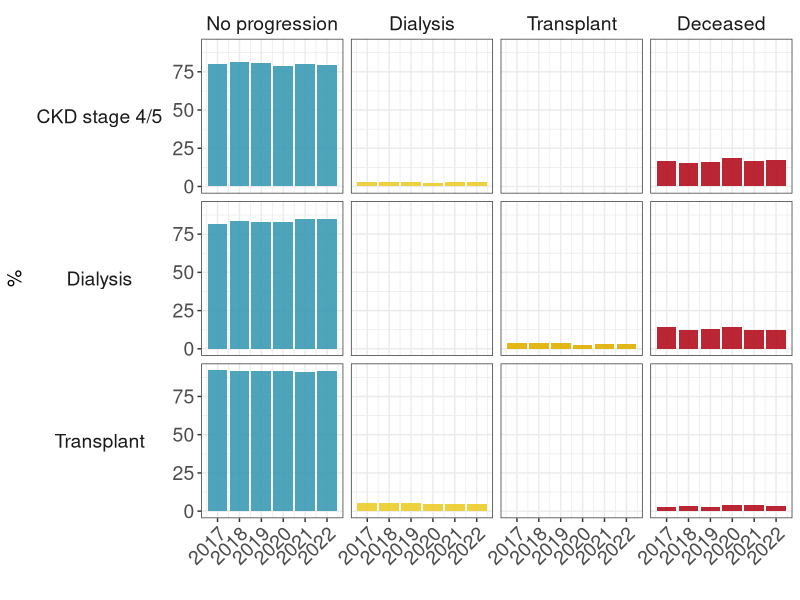
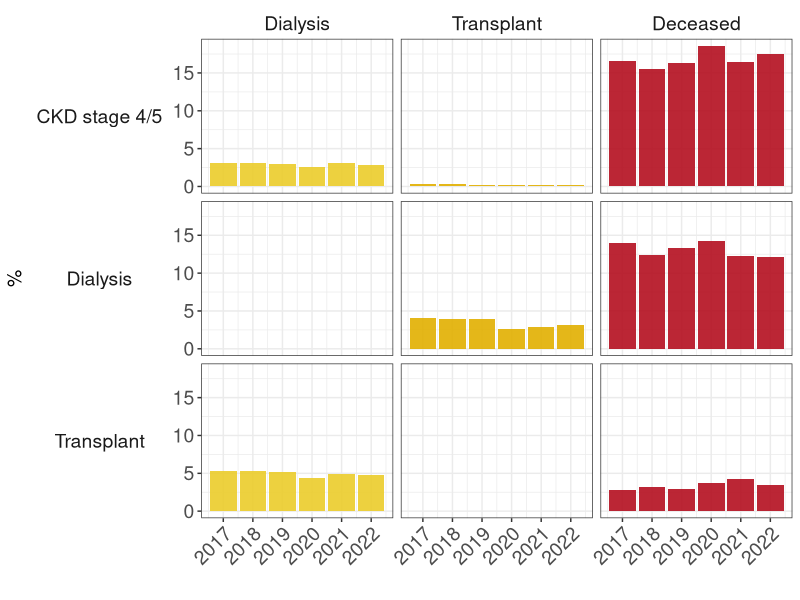
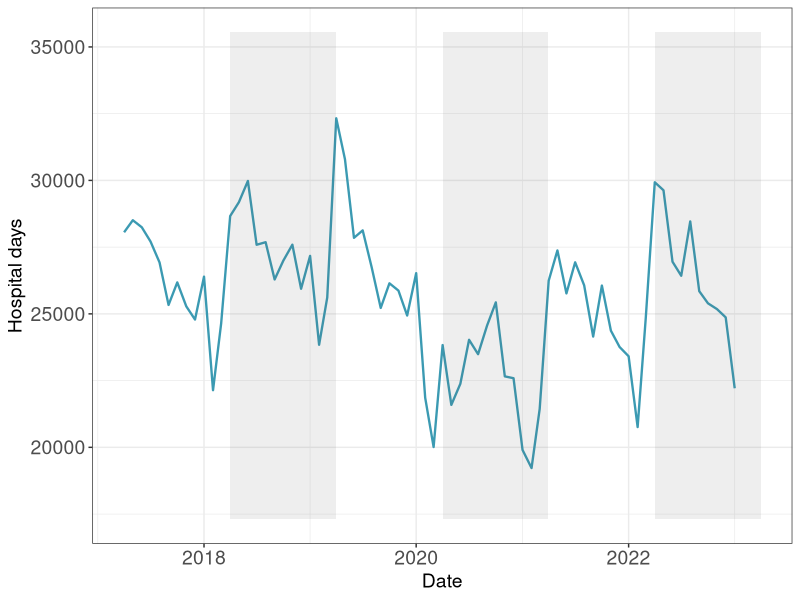
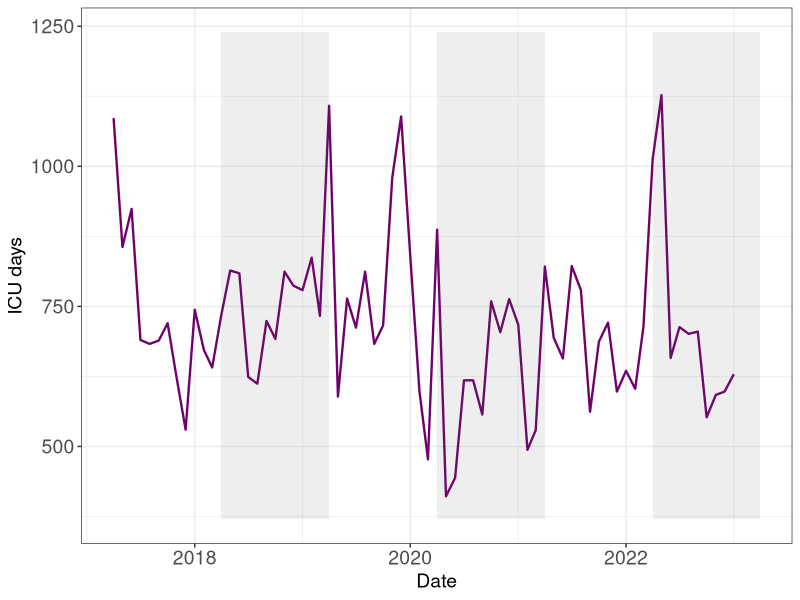
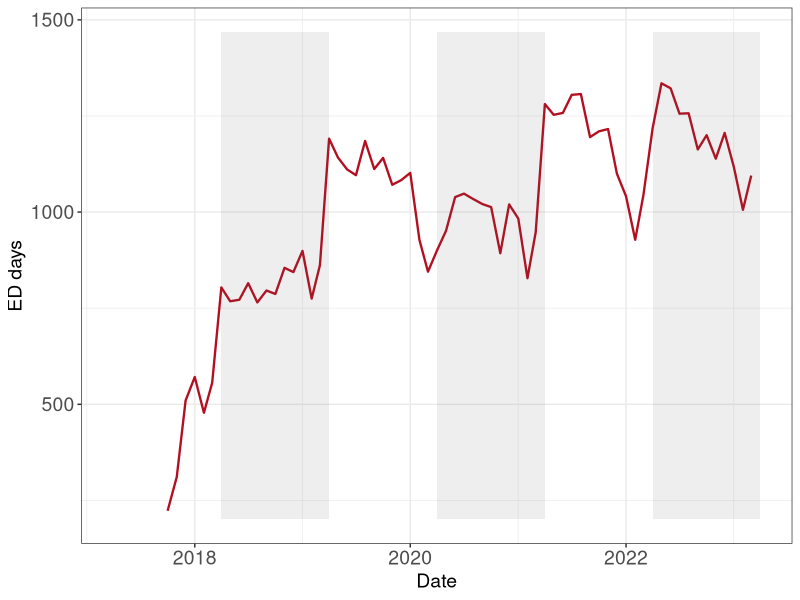
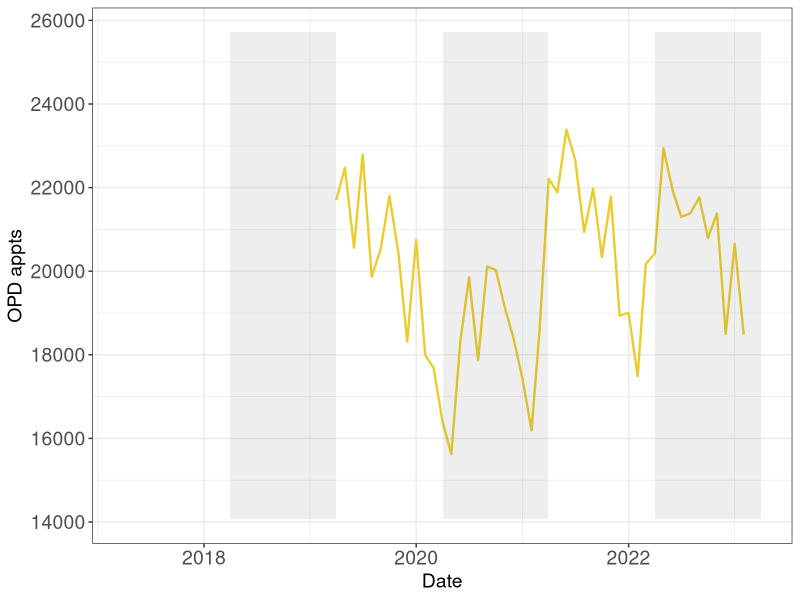
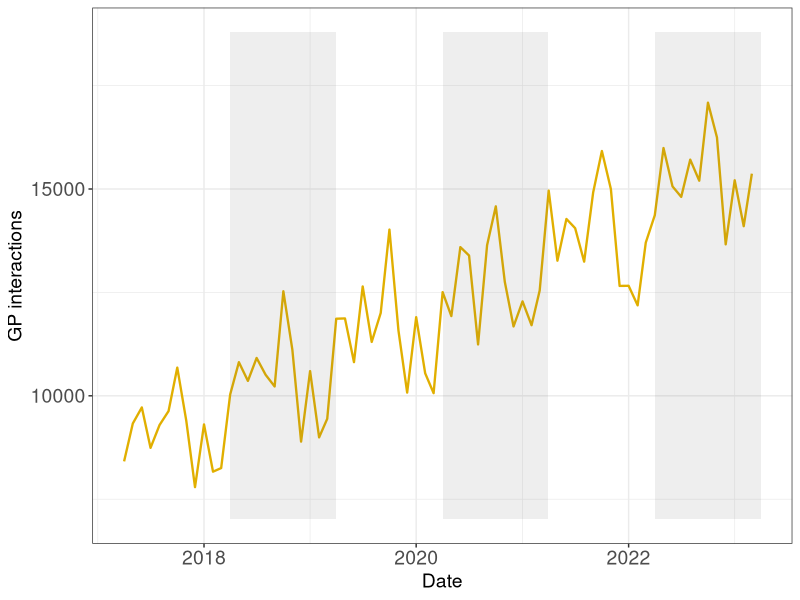
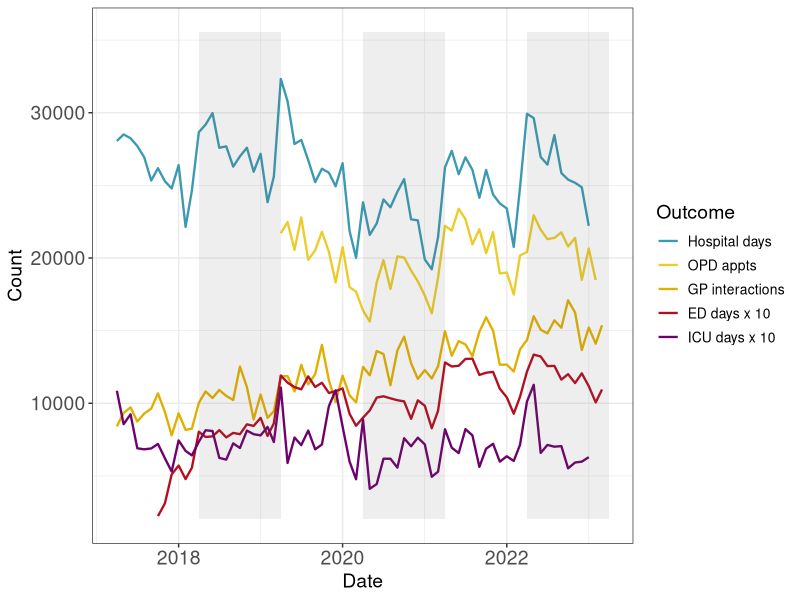

Reproduce these figures in R, in order.
## ---- chunk 1
knitr::opts_chunk$set(echo = FALSE, warning = FALSE)

## Import libraries
library('tidyverse')
library('kableExtra')
library('cowplot')
library('scales')

# Read in data
#setwd("C:/Users/viymah/Documents/GitHub/ckd-healthcare-use/analysis/ukka")
d = read.csv("ckd_progression_final.csv", fileEncoding="UTF-8-BOM")

# Pick out perecentages
d1 = subset(d, metric=="Percentage")

# Create stacked dataframe with 1 row per data point
d2 = rbind(
  d1 %>% mutate(count = count_2017, year = 2017),
  d1 %>% mutate(count = count_2018, year = 2018),
  d1 %>% mutate(count = count_2019, year = 2019),
  d1 %>% mutate(count = count_2020, year = 2020),
  d1 %>% mutate(count = count_2021, year = 2021),
  d1 %>% mutate(count = count_2022, year = 2022)
) %>%
  # select variables of interest
  select(start_status, end_status, count, year)

# Set factor levels for end status
d2$end_status = factor(d2$end_status, 
                       levels = c("No progression", "Dialysis", "Transplant", "Deceased"))
## ---- chunk 2
# Generate ggplot with year as x axis and % as y axis
ggplot(d2, aes(x = year, y = count, fill = end_status)) + 
   geom_bar(stat="identity", alpha=0.9) + 
   ylab("%") + xlab("") +
   # generate facets by starting status (vertical) and ending status (horizontal)
   # switch = "y" to put the strip text on left of plot
   facet_grid(start_status ~ end_status, switch = "y" ) +
   # set colours (a good resource for finding hex codes is here: https://colorbrewer2.org)
   scale_fill_manual(values = c("#3B9AB2", "#EBCC2A","#E1AF00","#B40F20")) +
   scale_x_continuous(breaks=seq(2017, 2022, by = 1)) +
   theme_bw() + 
   theme(legend.position = "none", 
         axis.text = element_text(size=14), 
         axis.title = element_text(size=14),
         strip.background = element_blank(),
         strip.placement = "outside",
         strip.text.y.left = element_text(angle = 0),
         strip.text = element_text(size=14),
         axis.text.x = element_text(angle=45, hjust = 1)
         )
## ---- chunk 3
# Generate ggplot with year as x axis and % as y axis
ggplot(subset(d2, end_status!="No progression"), aes(x = year, y = count, fill = end_status)) + 
   geom_bar(stat="identity", alpha=0.9) + 
   ylab("%") + xlab("") +
   facet_grid(start_status ~ end_status, switch="y") +
   scale_fill_manual(values = c("#EBCC2A","#E1AF00","#B40F20")) +
   scale_x_continuous(breaks=seq(2017, 2022, by = 1)) +
   theme_bw() + 
   theme(legend.position = "none", 
         axis.text = element_text(size=14), 
         axis.title = element_text(size=14),
         strip.placement = "outside",
         strip.text.y.left = element_text(angle = 0),
         strip.background = element_blank(),
         strip.text = element_text(size=14), 
         axis.text.x = element_text(angle=45, hjust = 1)
         )
## ---- chunk 4
# Read in data
d = read.csv("ckd_timeseries_final.csv")
d$Date = as.Date(d$Date, format="%d/%m/%Y")

# Create stacked dataframe with 1 row per data point
d1 = rbind(
  d %>% mutate(count = Hospital_days, outcome = "Hospital days"),
  d %>% mutate(count = ICU_days, outcome = "ICU days"),
  d %>% mutate(count = ED_days, outcome = "ED days"),
  d %>% mutate(count = OPD_appts, outcome = "OPD appts"),
  d %>% mutate(count = GP_interactions, outcome = "GP interactions")
) %>%
  # select variables of interest
  select(Date, count, outcome)
## ---- chunk 5
palette = c("#3B9AB2","#EBCC2A","#E1AF00","#B40F20", "#6e016b") # a few nice colours

# function to create a plot for a selected outcome
# by wrapping the plot code in a function, you can avoid lots of copying/pasting below

single_plot = function(plot_outcome, colour_hex="#E1AF00") {
  
  d2 = subset(d1, outcome==plot_outcome)
  plot_ymin = min(d2$count, na.rm=T)*0.9
  plot_ymax = max(d2$count, na.rm=T)*1.1
  ggplot(d2, aes(x = Date, y = count)) + 
     geom_line(colour = colour_hex, size=0.8) + 
     # Label y axis by first item in outcome variable
     ylab(d2$outcome[1]) +
     # Add shaded rectangles starting 1st April for every second year (to mark cohort initiation points)
     annotate("rect", xmin = as.Date("01/04/2018", format="%d/%m/%Y"), 
              xmax = as.Date("31/03/2019", format="%d/%m/%Y"), ymin = plot_ymin, ymax = plot_ymax, alpha = .1) +
     annotate("rect", xmin = as.Date("01/04/2020", format="%d/%m/%Y"), 
              xmax = as.Date("31/03/2021", format="%d/%m/%Y"), ymin = plot_ymin, ymax = plot_ymax, alpha = .1) +
     annotate("rect", xmin = as.Date("01/04/2022", format="%d/%m/%Y"), 
              xmax = as.Date("31/03/2023", format="%d/%m/%Y"), ymin = plot_ymin, ymax = plot_ymax, alpha = .1) +
     theme_bw() + ylim(plot_ymin,plot_ymax) +
     theme(legend.position = "none", 
           axis.text = element_text(size=14), 
           axis.title = element_text(size=14)
           )
}

single_plot(plot_outcome="Hospital days", colour_hex=palette[1])
## ---- chunk 6
single_plot(plot_outcome="ICU days", colour_hex=palette[5])
## ---- chunk 7
single_plot(plot_outcome="ED days", colour_hex=palette[4])
## ---- chunk 8
single_plot(plot_outcome="OPD appts", colour_hex=palette[2])
## ---- chunk 9
single_plot(plot_outcome="GP interactions", colour_hex=palette[3])
## ---- chunk 10
d2 = d1

# Scale ICU and ED days up by 10-fold to fit on same axis
d2$count[d2$outcome=="ICU days"] = d2$count[d2$outcome=="ICU days"]*10
d2$count[d2$outcome=="ED days"] = d2$count[d2$outcome=="ED days"]*10
d2$outcome[d2$outcome=="ICU days"] = "ICU days x 10"
d2$outcome[d2$outcome=="ED days"] = "ED days x 10"

# Set plot limits
plot_ymin = min(d2$count, na.rm=T)*0.9
plot_ymax = max(d2$count, na.rm=T)*1.1

# Set factor levels for outcome
d2$outcome = factor(d2$outcome, levels = c("Hospital days", "OPD appts", "GP interactions", "ED days x 10", "ICU days x 10"))

# Generate plot
ggplot(d2, aes(x = Date, y = count, colour=outcome)) + 
     geom_line(size=0.8) + ylab("Count") +
     annotate("rect", xmin = as.Date("01/04/2018", format="%d/%m/%Y"), 
              xmax = as.Date("31/03/2019", format="%d/%m/%Y"), ymin = plot_ymin, ymax = plot_ymax, alpha = .1) +
     annotate("rect", xmin = as.Date("01/04/2020", format="%d/%m/%Y"), 
              xmax = as.Date("31/03/2021", format="%d/%m/%Y"), ymin = plot_ymin, ymax = plot_ymax, alpha = .1) +
     annotate("rect", xmin = as.Date("01/04/2022", format="%d/%m/%Y"), 
              xmax = as.Date("31/03/2023", format="%d/%m/%Y"), ymin = plot_ymin, ymax = plot_ymax, alpha = .1) +
     theme_bw() + ylim(plot_ymin,plot_ymax) + labs(colour = "Outcome") +
     scale_colour_manual(values=palette) +
     theme(legend.position = "right", 
           axis.text = element_text(size=14), 
           axis.title = element_text(size=14),
           legend.title = element_text(size=14), 
           legend.text = element_text(size=10) 
           )
## ---- chunk 11
# Generate plot
ggplot(d2, aes(x = Date, y = count, colour=outcome)) + 
    facet_wrap(outcome~.) +
     geom_line(size=0.8) + ylab("Count") +
     annotate("rect", xmin = as.Date("01/04/2018", format="%d/%m/%Y"), 
              xmax = as.Date("31/03/2019", format="%d/%m/%Y"), ymin = plot_ymin, ymax = plot_ymax, alpha = .1) +
     annotate("rect", xmin = as.Date("01/04/2020", format="%d/%m/%Y"), 
              xmax = as.Date("31/03/2021", format="%d/%m/%Y"), ymin = plot_ymin, ymax = plot_ymax, alpha = .1) +
     annotate("rect", xmin = as.Date("01/04/2022", format="%d/%m/%Y"), 
              xmax = as.Date("31/03/2023", format="%d/%m/%Y"), ymin = plot_ymin, ymax = plot_ymax, alpha = .1) +
     theme_bw() + ylim(plot_ymin,plot_ymax) + labs(colour = "Outcome") +
      scale_colour_manual(values=palette) +
     theme(legend.position = "none", 
           strip.background = element_blank(),
           strip.placement = "outside",
           strip.text.y.left = element_text(angle = 0),
           strip.text = element_text(size=14),
           axis.text = element_text(size=14), 
           axis.title = element_text(size=14),
           legend.text = element_text(size=10) 
           )
## ---- chunk 12
# Read in data
d = read.csv("dialysis_transplant.csv", fileEncoding="UTF-8-BOM")
d$Date = as.Date(d$Date, format="%d/%m/%Y")

# Create stacked dataframe with 1 row per data point
d1 = rbind(
  d %>% mutate(count = Dialysis_OS, outcome = "Dialysis (OpenSAFELY)"),
  d %>% mutate(count = Transplant_OS, outcome = "Kidney transplants (OpenSAFLY)"),
  d %>% mutate(count = Dialysis_UKRR, outcome = "Dialysis (UK Renal Registry)"),
  d %>% mutate(count = Transplant_UKRR, outcome = "Kidney transplants (UK Renal Registry)")
) %>%
  # select variables of interest
  select(Date, count, outcome)
## ---- chunk 13
d2 = d1

# Set plot limits
plot_ymin = min(0)
plot_ymax = max(d2$count, na.rm=T)*1.1

# Set factor levels for outcome
d2$outcome = factor(d2$outcome, levels = c("Dialysis (OpenSAFELY)", "Kidney transplants (OpenSAFLY)", "Dialysis (UK Renal Registry)", "Kidney transplants (UK Renal Registry)"))

# Generate plot
ggplot(d2, aes(x = Date, y = count, colour=outcome)) + 
     geom_line(size=0.8) + ylab("Number of prevalent patients") + xlab("Year") +
     theme_bw() + ylim(plot_ymin,plot_ymax) + labs(colour = "Modality (data source)") +
     scale_colour_manual(values=palette) +
     theme(legend.position = "right", 
           axis.text = element_text(size=14), 
           axis.title = element_text(size=14),
           legend.title = element_text(size=14), 
           legend.text = element_text(size=10) 
           )
## ---- chunk 14
# Read in data
d = read.csv("access.csv", fileEncoding="UTF-8-BOM")
d$Date = as.Date(d$Date, format="%d/%m/%Y")

# Create stacked dataframe with 1 row per data point
d1 = rbind(
  d %>% mutate(count = avf, outcome = "AVF"),
  d %>% mutate(count = pd, outcome = "PD catheter")
) %>%
  # select variables of interest
  select(Date, count, outcome)
## ---- chunk 15
d2 = d1

# Set plot limits
plot_ymin = min(0)
plot_ymax = max(d2$count, na.rm=T)*1.1

# Set factor levels for outcome
d2$outcome = factor(d2$outcome, levels = c("AVF", "PD catheter"))

# Generate plot
ggplot(d2, aes(x = Date, y = count, colour=outcome)) + 
     geom_line(size=0.8) + ylab("Count") + xlab("Month") +
     theme_bw() + ylim(plot_ymin,plot_ymax) + labs(colour = "Access modality") +
     scale_colour_manual(values=palette) +
     theme(legend.position = "right", 
           axis.text = element_text(size=14), 
           axis.title = element_text(size=14),
           legend.title = element_text(size=14), 
           legend.text = element_text(size=10) 
           )
## ---- chunk 16
# Read in data
d = read.csv("ckd_timeseries_ukka.csv", fileEncoding="UTF-8-BOM")
d$Date = as.Date(d$Date, format="%d/%m/%Y")

# Create stacked dataframe with 1 row per data point
d1 = rbind(
  d %>% mutate(count = ED_days, outcome = "ED days"),
  d %>% mutate(count = OPD_appts, outcome = "OPD appts"),
  d %>% mutate(count = GP_interactions, outcome = "GP interactions")
) %>%
  # select variables of interest
  select(Date, count, outcome)
## ---- chunk 17
d2 = d1

# Set plot limits
plot_ymin = min(d2$count, na.rm=T)*0.9
plot_ymax = max(d2$count, na.rm=T)*1.1

# Set factor levels for outcome
d2$outcome = factor(d2$outcome, levels = c("OPD appts", "GP interactions", "ED days"))

# Generate plot
ggplot(d2, aes(x = Date, y = count, colour=outcome)) + 
     geom_line(size=0.8) + ylab("Count") +
     theme_bw() + ylim(plot_ymin,plot_ymax) + labs(colour = "Healthcare setting") +
     scale_colour_manual(values=palette) +
     theme(legend.position = "right", 
           axis.text = element_text(size=14), 
           axis.title = element_text(size=14),
           legend.title = element_text(size=14), 
           legend.text = element_text(size=10) 
           )
## ---- chunk 18
# Read in data
d = read.csv("annual_healthcare.csv", fileEncoding="UTF-8-BOM")
d$Date = as.Date(d$Date, format="%d/%m/%Y")

# Create stacked dataframe with 1 row per data point
d1 = rbind(
  d %>% mutate(count = ed, outcome = "ED presentations"),
  d %>% mutate(count = opd, outcome = "Outpatient appointments"),
  d %>% mutate(count = gp, outcome = "GP interactions")
) %>%
  # select variables of interest
  select(Date, count, outcome)

# Change date coding
d1$Date_factor = factor(d1$Date)
d1$Date_factor = recode_factor(d1$Date_factor, "2017-04-01" = "2016/17", "2018-04-01" = "2017/18", "2019-04-01" = "2018/19", "2020-04-01" = "2019/20", "2021-04-01" = "2020/21", "2022-04-01" = "2021/22") 

## ---- chunk 19
d2 = d1

# Set factor levels for outcome
d2$outcome = factor(d2$outcome, levels = c("Outpatient appointments", "GP interactions", "ED presentations"))

# Generate plot
ggplot(d2, aes(x = Date_factor, y = count, fill=outcome)) + 
    facet_grid(.~outcome) + xlab("") +
     geom_bar(stat="identity") + ylab("Count") +
     theme_bw() + labs(colour = "Healthcare setting") +
     scale_fill_manual(values=palette) +
     theme(legend.position = "none", 
           strip.background = element_blank(),
           strip.placement = "outside",
           strip.text.y.left = element_text(angle = 0),
           strip.text = element_text(size=14),
           axis.text = element_text(size=14), 
           axis.text.x = element_text(size=14, angle = 45, hjust=1), 
           axis.title = element_text(size=14),
           legend.text = element_text(size=10) 
           )
